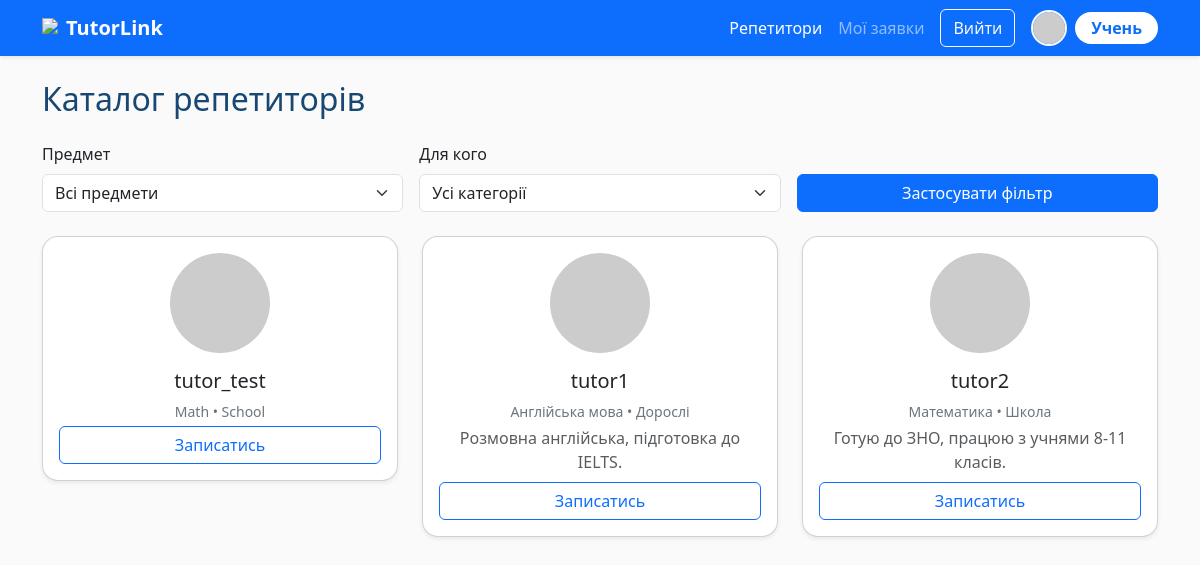
Page /tutors (signed in) on the committed database.
### models.py (models this page shows)
class User(db.Model, UserMixin):
    id = db.Column(db.Integer, primary_key=True)
    username = db.Column(db.String(150), unique=True, nullable=False)
    password = db.Column(db.String(150), nullable=False)
    is_tutor = db.Column(db.Boolean, default=False)
    subject = db.Column(db.String(100), default="Не вказано")
    level = db.Column(db.String(100), default="Усі категорії")
    about = db.Column(db.String(255), default="")
    img = db.Column(db.String(255), default="https://randomuser.me/api/portraits/lego/2.jpg")

### app.py (the view)
@app.route('/tutors')
@login_required
def tutors():
    tutors = User.query.filter_by(is_tutor=True).all()
    return render_template('tutors.html', tutors=tutors)

### app.py (called while the page is built)
@login_manager.user_loader
def load_user(user_id):
    return User.query.get(int(user_id))

### templates/tutors.html (shortened to what this page needs)
{% extends 'base.html' %}
{% block content %}
<h2 class="mb-4">Каталог репетиторів</h2>
<form method="get" class="row g-3 mb-4 align-items-end">
  <div class="col-md-4">
    <label class="form-label">Предмет</label>
    <select class="form-select" name="subject">
      <option value="">Всі предмети</option>
    </select>
  </div>
  <div class="col-md-4">
    <label class="form-label">Для кого</label>
    <select class="form-select" name="level">
      <option value="">Усі категорії</option>
    </select>
  </div>
  <div class="col-md-4">
    <button type="submit" class="btn btn-primary w-100">Застосувати фільтр</button>
  </div>
</form>
<div class="row">
  {% for tutor in tutors %}
    {% if (not request.args.get('subject') or tutor.subject == request.args.get('subject'))
        and (not request.args.get('level') or tutor.level == request.args.get('level')) %}
    <div class="col-md-4 text-center mb-4">
      <div class="card p-3 shadow-sm rounded-4">
        <img src="{{ tutor.img }}" alt="{{ tutor.username }}" class="rounded-circle mx-auto mb-3" style="width:100px;height:100px;object-fit:cover;">
        <h5>{{ tutor.username }}</h5>
        <div class="mb-1 small text-secondary">{{ tutor.subject }} • {{ tutor.level }}</div>
        {% if tutor.about %}
          <div class="mb-2 text-muted" style="min-height:36px;">{{ tutor.about }}</div>
        {% endif %}
        <a href="{{ url_for('book', tutor_id=tutor.id) }}" class="btn btn-outline-primary">Записатись</a>
      </div>
    </div>
    {% endif %}
  {% endfor %}
</div>
{% endblock %}

### templates/base.html (shortened to what this page needs)
<!doctype html>
<html lang="uk">
<head>
    <link rel="stylesheet" href="https://cdn.jsdelivr.net/npm/bootstrap@5.3.3/dist/css/bootstrap.min.css">
    <link rel="stylesheet" href="{{ url_for('static', filename='styles.css') }}">
</head>
<body style="background:#fafafa;">
<nav class="navbar navbar-expand-lg navbar-dark bg-primary shadow-sm">
  <div class="container">
    <a class="navbar-brand fw-bold d-flex align-items-center" href="{{ url_for('index') }}">
      <img src="https://img.icons8.com/fluency/32/online-support.png" class="me-2" style="margin-top:-4px;">
      TutorLink
    </a>
    <div class="collapse navbar-collapse" id="navMenu">
      <ul class="navbar-nav ms-auto align-items-center">
        {% if current_user.is_authenticated %}
          <li class="nav-item">
            <a class="nav-link{% if request.endpoint=='tutors' %} active{% endif %}" href="{{ url_for('tutors') }}">Репетитори</a>
          </li>
          <li class="nav-item">
            <a class="nav-link{% if request.endpoint=='my_bookings' %} active{% endif %}" href="{{ url_for('my_bookings') }}">
              {% if current_user.is_tutor %}Мої учні{% else %}Мої заявки{% endif %}
            </a>
          </li>
          <li class="nav-item">
            <a class="btn btn-outline-light ms-2" href="{{ url_for('logout') }}">Вийти</a>
          </li>
          <li class="nav-item ms-3 d-flex align-items-center">
            <img src="https://randomuser.me/api/portraits/lego/2.jpg" width="36" height="36" class="rounded-circle border border-2 border-light me-2" alt="Avatar" style="object-fit:cover;">
            <span class="badge rounded-pill bg-white text-primary fw-semibold px-3 py-2" style="font-size:1rem;">
              {{ 'Репетитор' if current_user.is_tutor else 'Учень' }}
            </span>
          </li>
        {% endif %}
      </ul>
    </div>
  </div>
</nav>
<div class="container mt-4 mb-5">
    {% block content %}{% endblock %}
</div>
</body>
</html>

### static/styles.css (style rules this page uses)
body { background: #f9f9f9; }
h1, h2 { color: #184872; }

### rows in the picture
User: is_tutor "Учень"
User: username "tutor_test", subject "Math", level "School"
User: username "tutor1", subject "Англійська мова", level "Дорослі", about "Розмовна англійська, підготовка до IELTS."
User: username "tutor2", subject "Математика", level "Школа", about "Готую до ЗНО, працюю з учнями 8-11 класів."
